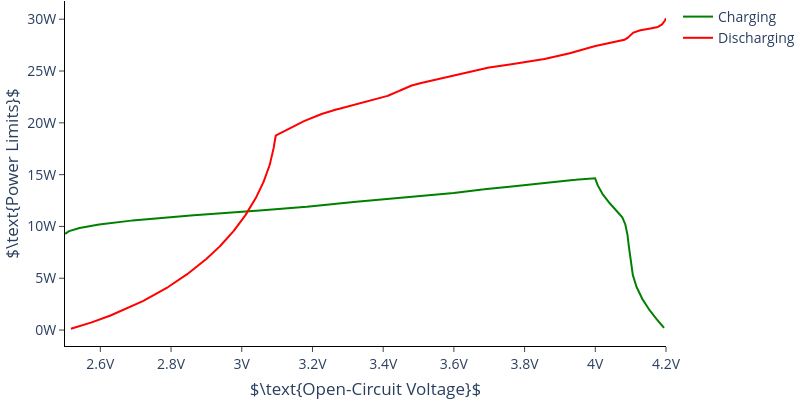

Notebook cell for this chart:
### Code cell
fig = go.Figure()
fig.update_layout(
    width=800,
    height=400,
    margin={"r": 0, "l": 0, "t": 0.9, "b": 0},
    paper_bgcolor="rgba(0,0,0,0)", plot_bgcolor="rgba(0,0,0,0)",
    font_size=14,
)
fig.update_xaxes(
    showline=True, linewidth=1, linecolor="black", ticks="outside", title="$\\text{Open-Circuit Voltage}$", ticksuffix="V"
)
fig.update_yaxes(
    showline=True, linewidth=1, linecolor="black", ticks="outside", title="$\\text{Power Limits}$", ticksuffix="W"
)
fig.add_trace(
    go.Scatter(x=ocv_charging, y=max_power_charging, line_color="green", name="Charging", mode="lines")
)
fig.add_trace(
    go.Scatter(x=ocv_discharging, y=max_power_discharging, line_color="red", name="Discharging", mode="lines")
)
fig.write_image("../thesis/Images/power_limits.pdf", "pdf")
fig.show()

### Figure 1 — Plotly figure (JSON) as saved in the notebook; plotly's stock layout.template omitted (floating-point values rounded to 4 significant figures; data arrays with more than 128 entries replaced by an {"elided": "..."} marker saying what was removed)
{"data": [{"line": {"color": "green"}, "mode": "lines", "name": "Charging", "type": "scatter", "x": {"elided": "8873 float values"}, "y": {"elided": "8873 float values"}}, {"line": {"color": "red"}, "mode": "lines", "name": "Discharging", "type": "scatter", "x": {"elided": "3163 float values"}, "y": {"elided": "3163 float values"}}], "layout": {"font": {"size": 14}, "height": 400, "margin": {"b": 0, "l": 0, "r": 0, "t": 0.9}, "paper_bgcolor": "rgba(0,0,0,0)", "plot_bgcolor": "rgba(0,0,0,0)", "width": 800, "xaxis": {"linecolor": "black", "linewidth": 1, "showline": true, "ticks": "outside", "ticksuffix": "V", "title": {"text": "$\\text{Open-Circuit Voltage}$"}}, "yaxis": {"linecolor": "black", "linewidth": 1, "showline": true, "ticks": "outside", "ticksuffix": "W", "title": {"text": "$\\text{Power Limits}$"}}}}
